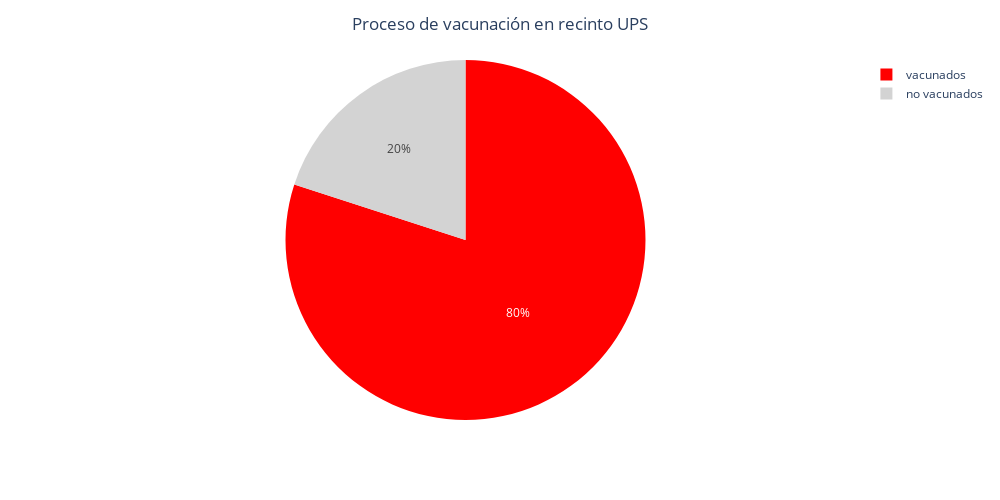

The notebook cell this image was saved under:
### Code cell
fig = px.pie(df_percentage, values="percentage",
             names="name", 
             color_discrete_sequence=['red','lightgrey'],width=1000,height=500)
fig.update_layout(title_text='Proceso de vacunación en recinto UPS', title_x=0.5)

### Figure 1 — Plotly figure (JSON) as saved in the notebook; plotly's stock layout.template omitted (floating-point values rounded to 4 significant figures)
{"data": [{"domain": {"x": [0, 1], "y": [0, 1]}, "hovertemplate": "name=%{label}<br>percentage=%{value}<extra></extra>", "labels": ["vacunados", "no vacunados"], "legendgroup": "", "name": "", "showlegend": true, "type": "pie", "values": [80, 20]}], "layout": {"height": 500, "legend": {"tracegroupgap": 0}, "margin": {"t": 60}, "piecolorway": ["red", "lightgrey"], "title": {"text": "Proceso de vacunación en recinto UPS", "x": 0.5}, "width": 1000}}
